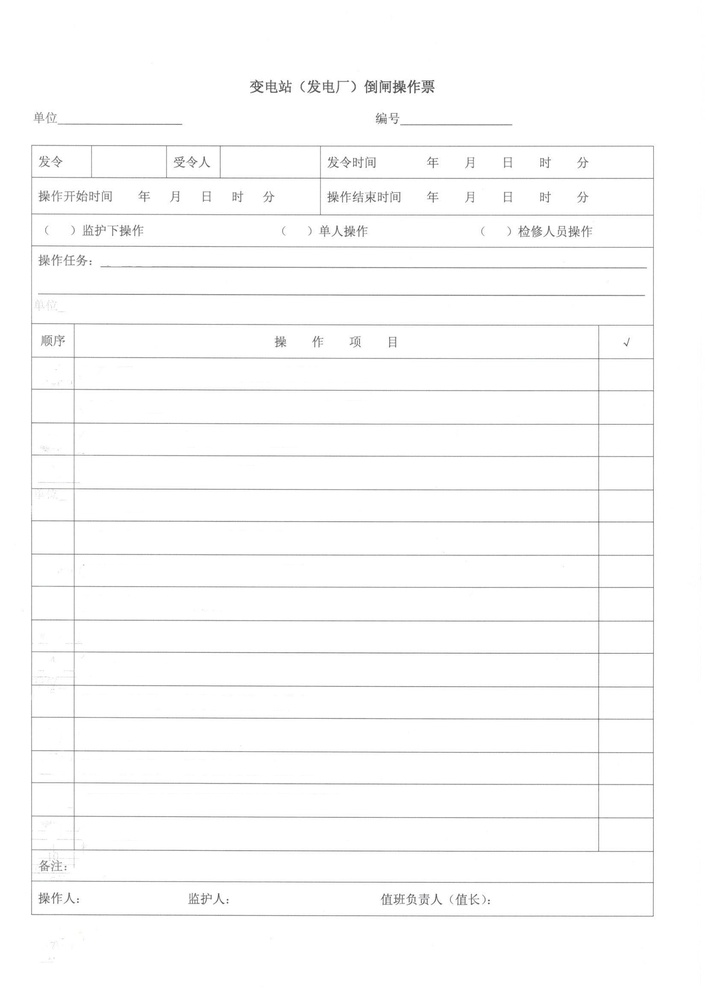
#> input picture AndroidCDS_Server/HistoryBackup/example.jpg, 707 x 999 px, shrunk from 1654 x 2338 before the run, found by its file name
$ python Imag.py
#> lines starting #> are read from the running program, lines starting #| are printed output that depends on the picture
#-*- coding: UTF-8 -*-
import cv2
import numpy as np

MIN_MATCH_COUNT = 10
img1 = cv2.imread('./Images/example.jpg')          # queryImage
#> img1 is the input picture: shape (999, 707, 3); mean B, G, R 251.2, 251.2, 251.2
img2 = cv2.imread('./Images/OUTPUT.jpg')          # trainImage
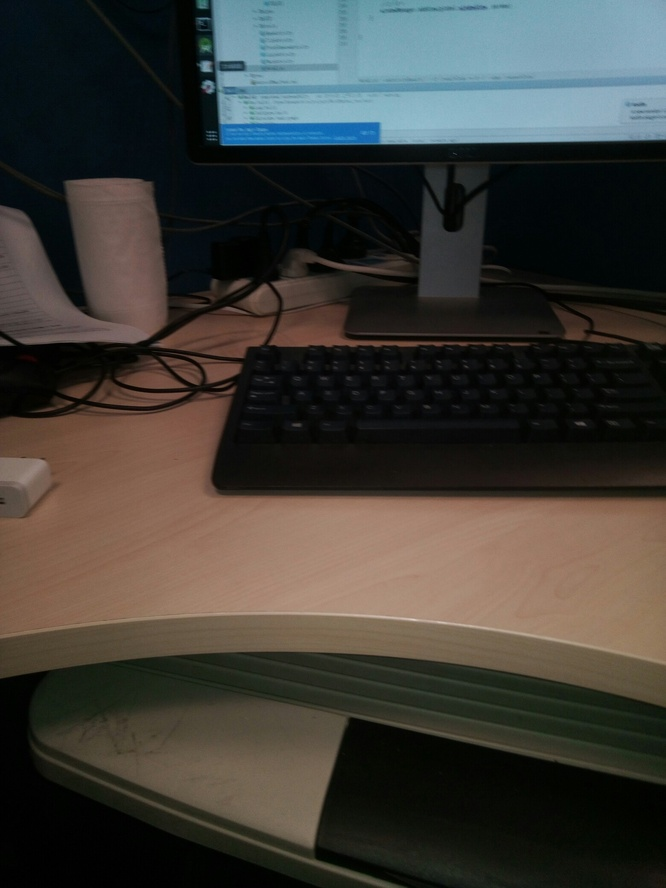
#> input picture AndroidCDS_Server/Images/OUTPUT.jpg, 666 x 888 px, shrunk from 1560 x 2080 before the run, found by its file name
#> img2 is the input picture: shape (888, 666, 3); mean B, G, R 55.1, 60.5, 62.5

def SIFT():
    # Initiate SIFT detector
    sift = cv2.xfeatures2d.SIFT_create()
    # find the keypoints and descriptors with SIFT
    kp1, des1 = sift.detectAndCompute(img2,None)
#> kp1 = 306 keypoints; strongest (x, y, size): (244, 111, 40.5), (207, 86, 7.6), (212, 77, 6.3), (239, 66, 8.8)
    kp2, des2 = sift.detectAndCompute(img1,None)
#> kp2 = 338 keypoints; strongest (x, y, size): (410, 85, 2.3), (399, 87, 7.5), (428, 86, 8.3), (393, 90, 2.2)
    # BFMatcher with default params
    bf = cv2.BFMatcher()
    matches = bf.knnMatch(des1,des2, k=2)
#> matches = 306 matches
    # Apply ratio test
    good = []
    for m,n in matches:
        if m.distance < 0.75*n.distance:

          good.append(m)
#> after the loop, good = 2 matches
    # cv2.drawMatchesKnn expects list of lists as matches.
    good_2 = np.expand_dims(good, 1)
    matching = cv2.drawMatchesKnn(img1,kp1,img2,kp2,good_2[:20],None, flags=2)
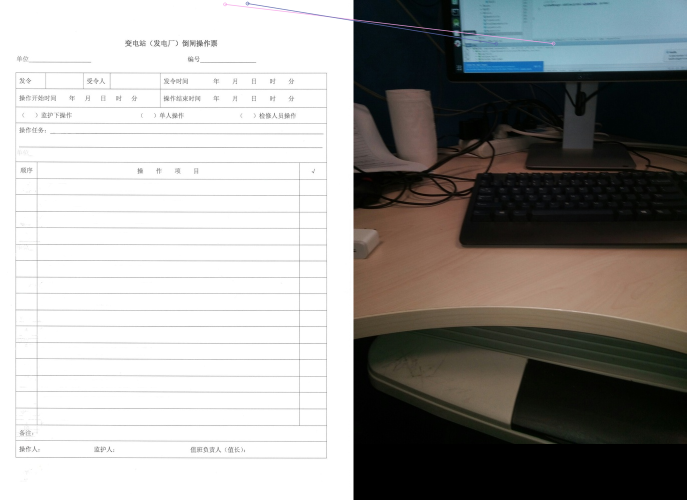
#> matching: shape (999, 1373, 3) (shown at 1/2 size); mean B, G, R 153.2, 155.4, 156.3

    if len(good)>MIN_MATCH_COUNT:
        # 获取关键点的坐标
        src_pts = np.float32([ kp1[m.queryIdx].pt for m in good ]).reshape(-1,1,2)
        dst_pts = np.float32([ kp2[m.trainIdx].pt for m in good ]).reshape(-1,1,2)

        H, mask = cv2.findHomography(src_pts, dst_pts, cv2.RANSAC,5.0)
        wrap = cv2.warpPerspective(img2, H, (img2.shape[1]+img2.shape[1] , img2.shape[0]+img2.shape[0]))
        wrap[0:img2.shape[0], 0:img2.shape[1]] = img1

        rows, cols = np.where(wrap[:,:,0] !=0)
        min_row, max_row = min(rows), max(rows) +1
        min_col, max_col = min(cols), max(cols) +1
        result = wrap[min_row:max_row,min_col:max_col,:]#去除黑色无用部分
        cv2.imshow('img3.jpg',matching)
        cv2.imshow('result.jpg',result)
        #return matching, result

if __name__ == '__main__':
    SIFT()
    #cv2.imshow('img3.jpg',matching)
    #cv2.imshow('result.jpg',result)
    cv2.waitKey(0)
    cv2.destroyAllWindows()
    cv2.waitKey(1)
    cv2.waitKey(1)
    cv2.waitKey(1)
    cv2.waitKey(1)
